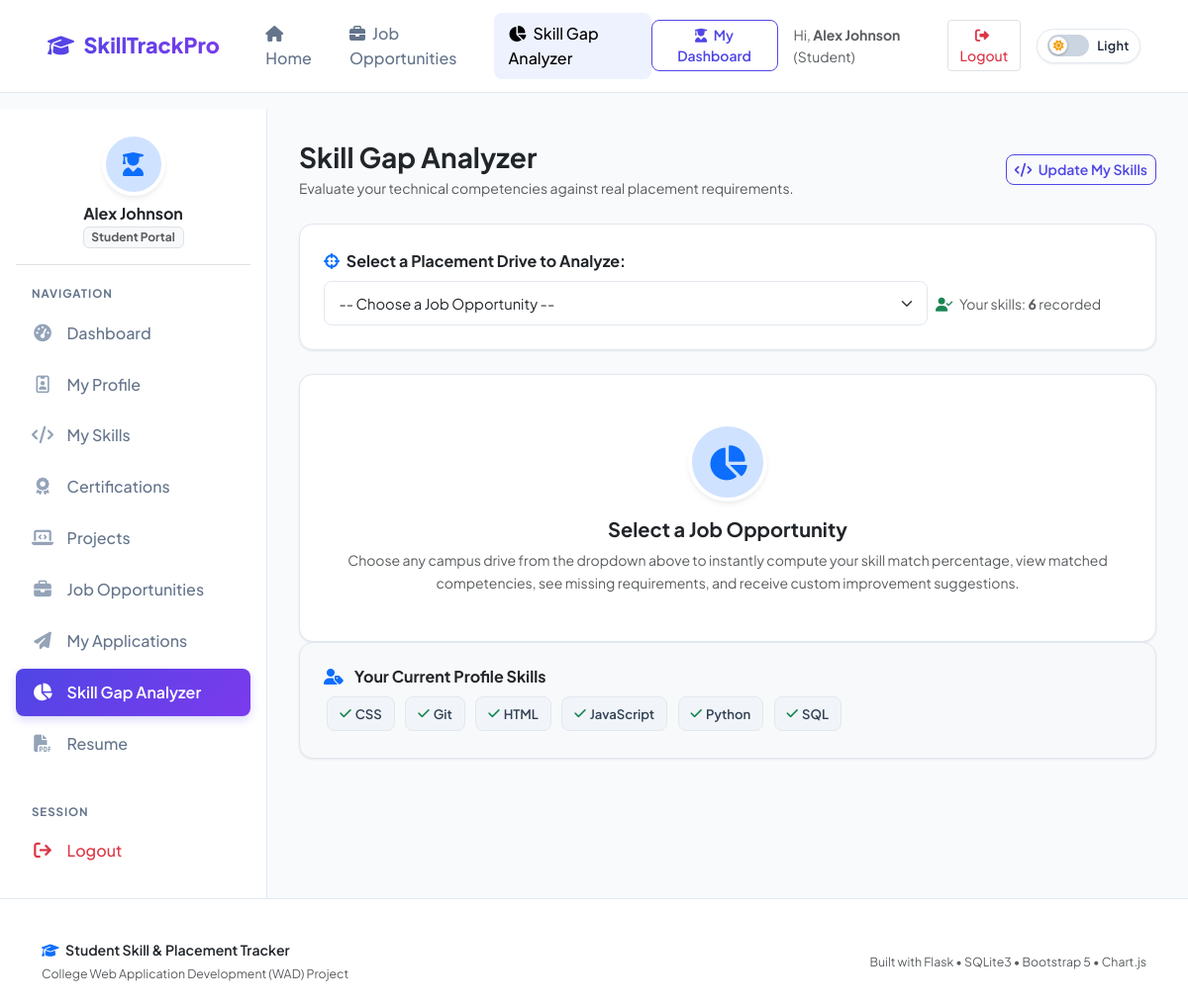
Screenshot of /student/skill-gap (signed in) with the database file from the repository.
### tables this page shows
CREATE TABLE student_skills (
        id INTEGER PRIMARY KEY AUTOINCREMENT,
        student_id INTEGER NOT NULL,
        skill_name TEXT NOT NULL,
        proficiency TEXT NOT NULL CHECK(proficiency IN ('Beginner', 'Intermediate', 'Advanced')),
        created_at TIMESTAMP DEFAULT CURRENT_TIMESTAMP,
        FOREIGN KEY (student_id) REFERENCES users (id) ON DELETE CASCADE,
        UNIQUE (student_id, skill_name)
    );

### app.py (the view)
@app.route('/student/skill-gap')
@student_required
def skill_gap():
    student_id = session['user_id']
    db = get_db()
    selected_job_id = request.args.get('job_id', type=int)
    all_jobs = db.execute("SELECT id, title, company, required_skills FROM jobs ORDER BY id DESC").fetchall()
    student_skills = [row['skill_name'].strip() for row in db.execute("SELECT skill_name FROM student_skills WHERE student_id = ?", (student_id,)).fetchall()]
    return render_template('skill_gap.html',
                           jobs=all_jobs,
                           student_skills=student_skills,
                           selected_job_id=selected_job_id)

### app.py (called while the page is built)
def get_db():
    if 'db' not in g:
        g.db = sqlite3.connect(app.config['DATABASE'])
        g.db.row_factory = sqlite3.Row
        g.db.execute("PRAGMA foreign_keys = ON")
    return g.db

def student_required(f):
    @wraps(f)
    def decorated_function(*args, **kwargs):
        if 'user_id' not in session:
            flash('Please log in to continue.', 'warning')
            return redirect(url_for('login'))
        if session.get('role') != 'student':
            flash('Access denied. Student portal only.', 'danger')
            return redirect(url_for('admin_dashboard'))
        return f(*args, **kwargs)
    return decorated_function

### templates/skill_gap.html (shortened to what this page needs)
{% extends "base.html" %}
{% block content %}
<div class="app-wrapper">
    {% include "student_sidebar.html" %}
    <div class="main-content">
        <div class="d-flex flex-wrap align-items-center justify-content-between mb-4">
            <div>
                <h3 class="fw-bold text-dark mb-1">Skill Gap Analyzer</h3>
                <p class="text-muted small mb-0">Evaluate your technical competencies against real placement requirements.</p>
            </div>
            <a href="{{ url_for('skills') }}" class="btn btn-outline-primary btn-sm">
                <i class="fa-solid fa-code me-1"></i> Update My Skills
            </a>
        </div>
        <div class="card card-custom p-4 mb-4">
            <label for="gap-job-selector" class="form-label fw-bold text-dark mb-2">
                <i class="fa-solid fa-crosshairs text-primary me-1"></i> Select a Placement Drive to Analyze:
            </label>
            <div class="row g-2 align-items-center">
                <div class="col-md-9">
                    <select class="form-select form-select-lg" id="gap-job-selector">
                        <option value="">-- Choose a Job Opportunity --</option>
                    </select>
                </div>
                <div class="col-md-3">
                    <span class="text-muted small d-block">
                        <i class="fa-solid fa-user-check text-success me-1"></i> Your skills: <strong>{{ student_skills|length }}</strong> recorded
                    </span>
                </div>
            </div>
        </div>
        <div id="gap-placeholder" class="card card-custom p-5 text-center {% if selected_job_id %}d-none{% endif %}">
            <div class="avatar-profile mx-auto d-flex align-items-center justify-content-center bg-primary-subtle text-primary mb-3" style="width: 80px; height: 80px; font-size: 2.2rem;">
                <i class="fa-solid fa-chart-pie"></i>
            </div>
            <h5 class="fw-bold text-dark">Select a Job Opportunity</h5>
            <p class="text-muted small mb-0 max-w-500 mx-auto">
                Choose any campus drive from the dropdown above to instantly compute your skill match percentage, view matched competencies, see missing requirements, and receive custom improvement suggestions.
            </p>
        </div>
        <div class="card card-custom p-4 bg-light">
            <h6 class="fw-bold text-dark mb-2">
                <i class="fa-solid fa-user-tag text-primary me-2"></i> Your Current Profile Skills
            </h6>
            <div class="d-flex flex-wrap gap-1">
                {% if student_skills %}
                    {% for skill in student_skills %}
                        <span class="skill-tag"><i class="fa-solid fa-check text-success me-1"></i> {{ skill }}</span>
                    {% endfor %}
                {% else %}
                    <span class="text-muted small">No skills in your profile yet. <a href="{{ url_for('skills') }}">Add skills</a> to use the analyzer.</span>
                {% endif %}
            </div>
        </div>
    </div>
</div>
{% endblock %}

### static/css/style.css (style rules this page uses)
:root { --font-main: 'Plus Jakarta Sans', -apple-system, BlinkMacSystemFont, 'Segoe UI', Roboto, sans-serif; --primary: #4f46e5; --primary-hover: #4338ca; --primary-light: #eef2ff; --secondary: #7c3aed; --secondary-light: #f5f3ff; --accent: #06b6d4; --success: #10b981; --success-light: #ecfdf5; --warning: #f59e0b; --warning-light: #fffbeb; --danger: #ef4444; --danger-light: #fef2f2; --info: #0284c7; --info-light: #f0f9ff; --dark: #0f172a; --text-main: #1e293b; --text-muted: #64748b; --bg-body: #f8fafc; --bg-card: #ffffff; --border-color: #e2e8f0; --sidebar-width: 270px; --navbar-height: 72px; --radius-sm: 8px; --radius-md: 14px; --radius-lg: 20px; --shadow-sm: 0 1px 3px rgba(0, 0, 0, 0.05), 0 1px 2px rgba(0, 0, 0, 0.03); --shadow-md: 0 4px 6px -1px rgba(0, 0, 0, 0.06), 0 2px 4px -1px rgba(0, 0, 0, 0.04); --shadow-lg: 0 10px 15px -3px rgba(0, 0, 0, 0.07), 0 4px 6px -2px rgba(0, 0, 0, 0.04); --shadow-xl: 0 20px 25px -5px rgba(0, 0, 0, 0.08), 0 10px 10px -5px rgba(0, 0, 0, 0.03); }
* { margin: 0; padding: 0; box-sizing: border-box; }
body { font-family: var(--font-main); background-color: var(--bg-body); color: var(--text-main); line-height: 1.6; min-height: 100vh; display: flex; flex-direction: column; -webkit-font-smoothing: antialiased; }
a { text-decoration: none; transition: all 0.2s ease-in-out; }
.btn-outline-primary { color: var(--primary); border: 1.5px solid var(--primary); font-weight: 600; border-radius: var(--radius-sm); transition: all 0.2s ease; }
.app-wrapper { display: flex; flex: 1; min-height: calc(100vh - var(--navbar-height)); }
.main-content { flex: 1; padding: 2rem; background-color: var(--bg-body); max-width: 100%; overflow-x: hidden; }
.card-custom { background: var(--bg-card); border: 1px solid var(--border-color); border-radius: var(--radius-md); box-shadow: var(--shadow-sm); transition: transform 0.25s ease, box-shadow 0.25s ease; overflow: hidden; }
.skill-tag { display: inline-flex; align-items: center; padding: 0.35rem 0.75rem; background-color: #f1f5f9; color: #334155; border-radius: 8px; font-size: 0.82rem; font-weight: 600; margin: 0.2rem; border: 1px solid var(--border-color); }
.avatar-profile { width: 110px; height: 110px; border-radius: 50%; object-fit: cover; border: 4px solid #ffffff; box-shadow: var(--shadow-md); }
.form-control, .form-select { border-radius: var(--radius-sm); border: 1.5px solid var(--border-color); padding: 0.65rem 0.9rem; font-family: inherit; font-size: 0.92rem; transition: all 0.2s ease; }

### rows the page displays
student_skills: skill_name "CSS"
student_skills: skill_name "Git"
student_skills: skill_name "HTML"
student_skills: skill_name "JavaScript"
student_skills: skill_name "Python"
student_skills: skill_name "SQL"

### other values shown
{{ session.get('name') }} "Alex Johnson"
{{ session.get('role')|capitalize }} "Student"
{{ student_skills|length }} "6"
